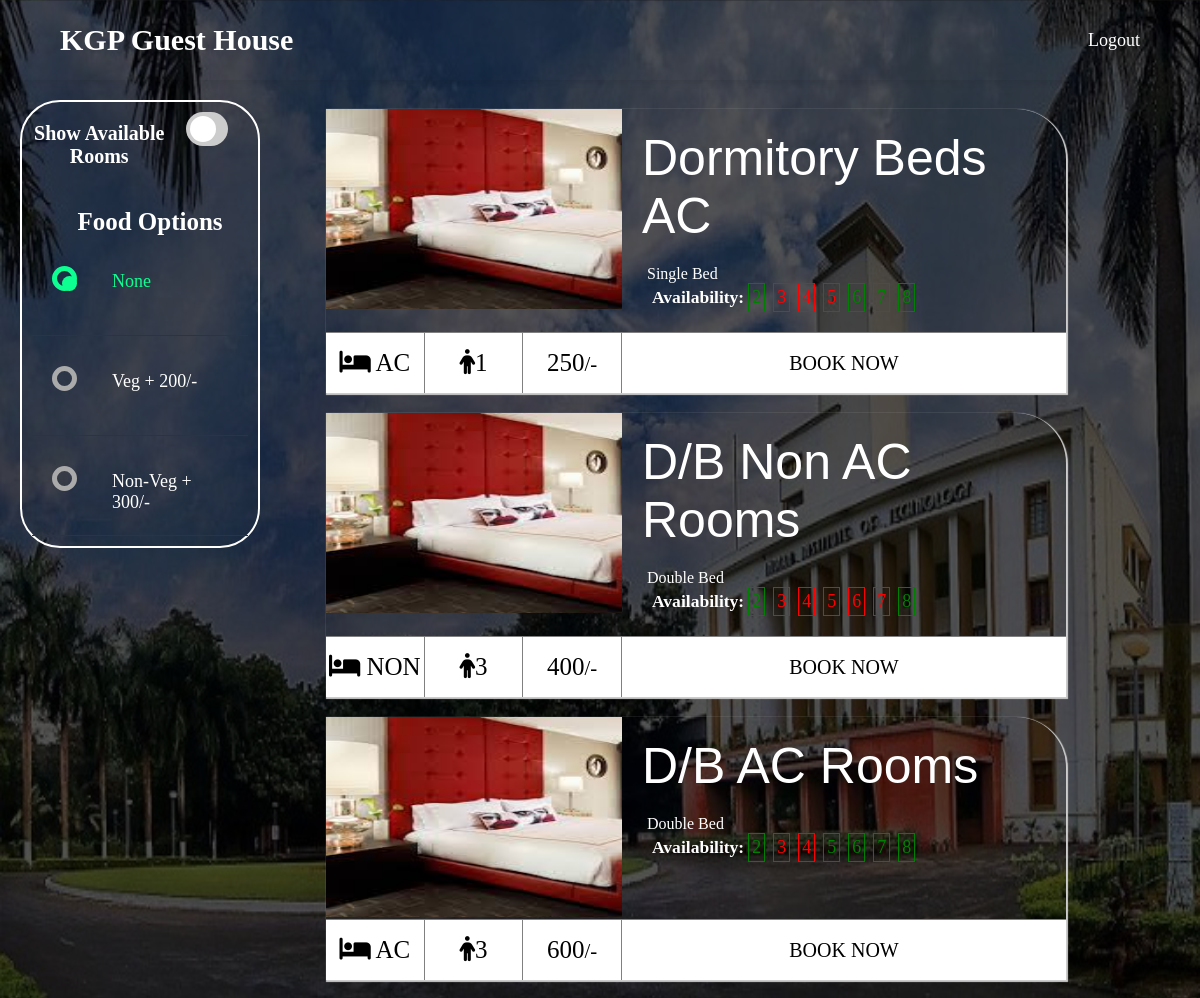
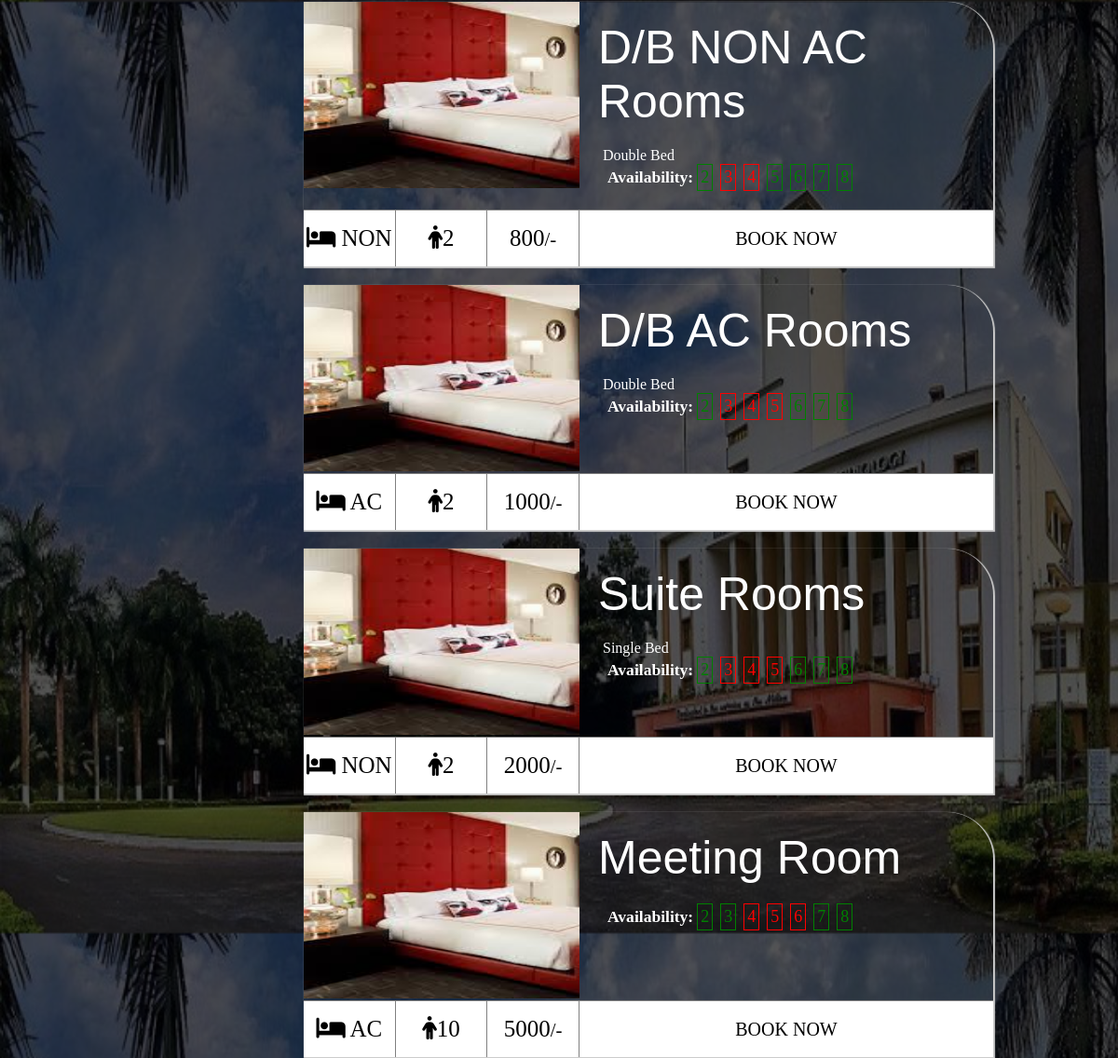
Screenshot of /rooms with the database file from the repository (2 pictures, top to bottom).
### app.py (models this page shows)
class Rooms(db.Model):
    id = db.Column(db.Integer, primary_key=True)
    floor = db.Column(db.Integer)
    type = db.Column(db.String(40))
    description = db.Column(db.String(60))  # Room type, no of beds
    status = db.Column(db.String(100))
    ghId = db.Column(db.Integer)
    pricePerDay = db.Column(db.Integer)
    occupancy = db.Column(db.Integer)
    ac = db.Column(db.Integer)

### app.py (the view, shortened to what this page needs)
@app.route('/rooms', methods=["POST", "GET"])
def show_rooms():
    global checkInDate
    global checkOutDate
    global srt
    global foodId
    global availableOnly
    global rooms
    global avail
    global days
    global urls
    global roomAvail
    if 'foodId' in request.form:
        print("addind food")
        for i in rooms:
            temp = Rooms.query.filter_by(id=i.id).first()
            i.pricePerDay = temp.pricePerDay
        foodId = request.form['foodId']
        idx = int(foodId)
        foodItem = FoodOptions.query.filter_by(id=idx).first()
        if foodItem is not None:
            for i in rooms:
                i.pricePerDay += foodItem.pricePerDay
    else:
        print("called")
        print("called")
        print(checkInDate)
        print(checkOutDate)
        if availableOnly == '1':
            rooms = [i for i in rooms if checkAvailable(i)]
        else:
            rooms = Rooms.query.all()
        if srt == '0':
            rooms.sort(key=lambda x: x.pricePerDay)
        else:
            rooms.sort(key=lambda x: x.pricePerDay, reverse=True)
        curdate = datetime.now()
        startDay = max(curdate, checkInDate-timedelta(days=3)).day - curdate.day
        startIdx = startDay
        startdate = max(curdate, checkInDate-timedelta(days=3))
        for i in range(7):
            temp = startdate + timedelta(days=i)
            days.append(temp.day)
        avail = []
        for room in rooms:
            temp = []
            urls.append("/room/"+str(room.id))
            print(room.status)
            for j in range(7):
                temp.append(int(room.status[startIdx+j]))
            avail.append(temp)
    print(avail)
    print(len(rooms))
    roomAvail = [0]*len(rooms)
    for i, room in enumerate(rooms):
        roomAvail[i] = 1 if checkAvailable(room) else 0
    print(roomAvail)
    return render_template('Booking.html', rooms=rooms, avail=avail, days=days, urls=urls, availableOnly=availableOnly, srt=srt, foodId=foodId, roomAvail=roomAvail)

### app.py (called while the page is built)
def checkAvailable(room):
    global checkInDate
    temp = checkInDate.day - datetime.now().day
    checkInIndex = temp
    global checkOutDate
    temp = checkOutDate.day - datetime.now().day
    checkOutIndex = temp
    if checkInIndex < 0 or checkOutIndex < 0:
        return False
    for i in room.status[checkInIndex:checkOutIndex+1]:
        if i == '1':
            return False
    return True

### templates/Booking.html (shortened to what this page needs)
<!DOCTYPE html>
<html lang="en">
<head>
    <link rel="stylesheet" href="{{ url_for('static',filename='/css/Booking.css') }}">
    <link rel="stylesheet" href="https://cdnjs.cloudflare.com/ajax/libs/font-awesome/4.7.0/css/font-awesome.min.css">
</head>
<body>
    <header class="header-outer">
        <div class="header-inner responsive-wrapper">
            <div class="header-logo">
                <h1>KGP Guest House</h1>
            </div>
            <nav class="header-navigation">
                <a href="/" style="font-size: large;">Logout</a>
            </nav>
        </div>
    </header>
    <div class="complete">
        <div class="leftColumn">
            <div class="available">
                <h2 class="title">Show Available Rooms</h2>
                <label class="switch" for="togbtn">
            <div class="slider round"></div>
        </label>
        </div>
            <div class="foodItems">
                <h2>Food Options</h2>
                <div class="container">
                    <ul>
                        <li>
                            <label for="none">None</label>
                            <div class="check"></div>
                        </li>
                        <li>
                            <label for="niveg">Veg + 200/-</label>
                            <div class="check">
                            </div>
                        </li>
                        <li>
                            <label for="ninonveg">Non-Veg + 300/-</label>
                            <div class="check">
                            </div>
                        </li>
                    </ul>
                </div>
            </div>
        </div>
        <div class="main">
            {% for room in rooms %}
                    <div class="row">
                        <section class="room">
                            <div class="room_img">
                                <img src="../static/images/book.jpeg" >
                            </div>
                            <div class="room_information">
                                <h2 class="room_information--heading">{{ room.type }}</h2>
                                <p>{{ room.description }}</p>
                                <div class="availability">
                                    <h3 style="color: white;">Availability: </h3>
                                    <div class="days">
                                        <div {% if avail[loop.index0][0]==0 %} class="box green_box" {% else %} class="box red_box" {% endif %}>{{ days[0]}}</div>
                                        <div {% if avail[loop.index0][1]==0 %} class="box green_box" {% else %} class="box red_box" {% endif %}>{{ days[1]}}</div>
                                        <div {% if avail[loop.index0][2]==0 %} class="box green_box" {% else %} class="box red_box" {% endif %}>{{ days[2]}}</div>
                                        <div {% if avail[loop.index0][3]==0 %} class="box green_box" {% else %} class="box red_box" {% endif %}>{{ days[3]}}</div>
                                        <div {% if avail[loop.index0][4]==0 %} class="box green_box" {% else %} class="box red_box" {% endif %}>{{ days[4]}}</div>
                                        <div {% if avail[loop.index0][5]==0 %} class="box green_box" {% else %} class="box red_box" {% endif %}>{{ days[5]}}</div>
                                        <div {% if avail[loop.index0][6]==0 %} class="box green_box" {% else %} class="box red_box" {% endif %}>{{ days[6]}}</div>
                                    </div>
                                </div>
                            </div>
                            <div class="room_features">
                                <ul>
                                    <li><i class="fa fa-bed"></i>{% if room.ac %} AC {% else %} NON AC {% endif %}</li>
                                    <li><i class="fa fa-male"></i>{{ room.occupancy }}</li>
                                    <li>{{ room.pricePerDay }}<small class="room_features--currency">/-</small></li>
                                </ul>
                                <a href="{{ url_for('room', roomid=room.id) }}" class="room_features--book-btn">{% if roomAvail[loop.index0]==1 %}Book Now{% else %}<p style="color: black">Reserve in Queue</p>{% endif %}</a>
                            </div>
                        </section>
                    </div>
                    {% endfor %}
        </div>
    </div>
</body>
</html>

### rows the page displays
Rooms: type "Dormitory Beds AC", description "Single Bed", days "2", days "5", days "8", ac "AC", occupancy "1", pricePerDay "250"
Rooms: type "D/B Non AC Rooms", description "Double Bed", ghId "2", occupancy "3", days "4", days "5", id "6", days "7", days "8", ac "NON…", pricePerDay "400"
Rooms: type "D/B AC Rooms", description "Double Bed", ghId "2", occupancy "3", days "4", id "5", days "6", days "7", days "8", ac "AC", pricePerDay "600"
Rooms: type "D/B NON AC Rooms", description "Double Bed", days "5", days "6", days "7", days "8", ac "NON…", occupancy "2", pricePerDay "800"
Rooms: type "D/B AC Rooms", description "Double Bed", days "3", days "4", days "8", ac "AC", occupancy "2", pricePerDay "1000"
Rooms: type "Suite Rooms", description "Single Bed", occupancy "2", id "3", days "4", days "5", days "6", days "7", days "8", ac "NON…", pricePerDay "2000"
Rooms: type "Meeting Room", floor "2", days "3", id "4", days "5", days "6", days "7", days "8", ac "AC", occupancy "10", pricePerDay "5000"
